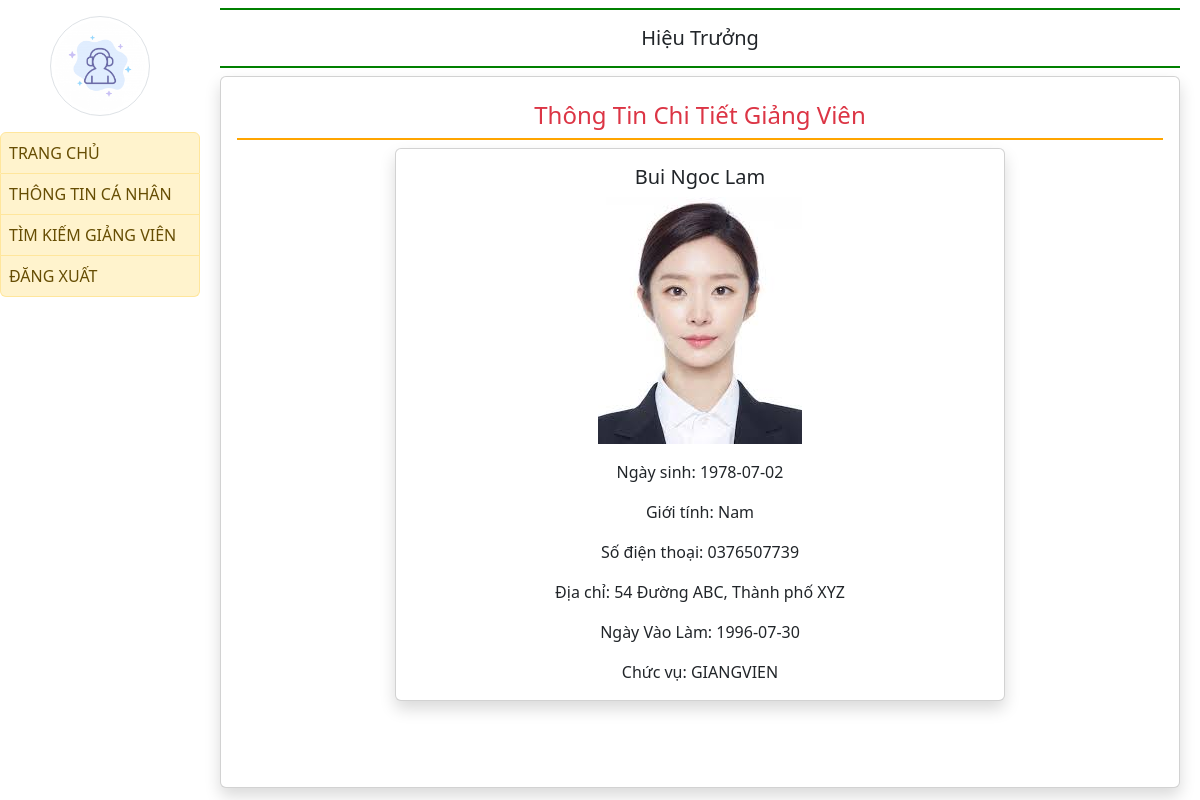
Page /hieutruong_view/17/ on the earlier database version.
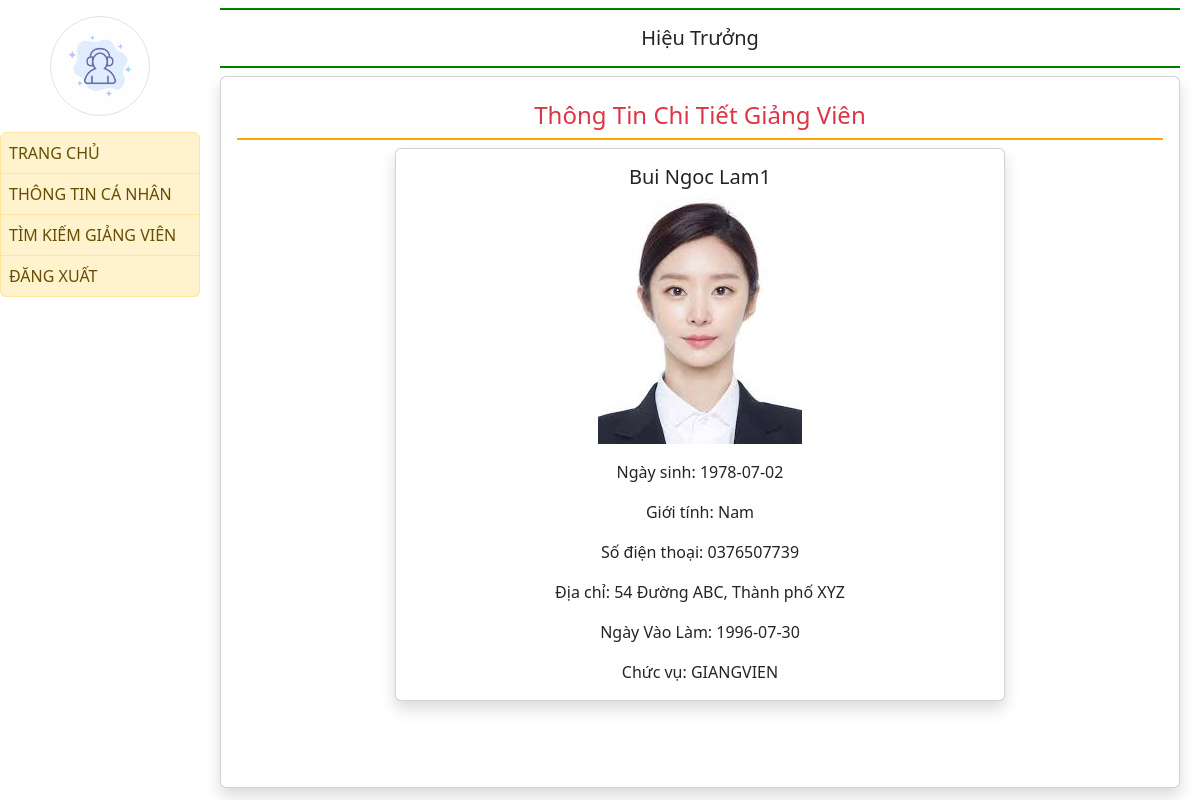
Same page on the later database version.
### quanlyluong/models.py (models this page shows)
class GIANGVIEN(models.Model):
    MAGIANGVIEN = models.CharField(max_length= 8, primary_key=True, unique=True)
    MATD = models.ForeignKey(TRINHDO, on_delete=models.CASCADE) #Mã trình độ
    HOTEN = models.CharField(max_length=50)
    NGAYSINH = models.CharField(max_length=10)
    GIOITINH = models.BooleanField()
    SODIENTHOAI = models.CharField(max_length=10)
    DIACHI = models.CharField(max_length=100)
    MABAC = models.ForeignKey(CAPBAC, on_delete=models.CASCADE) #Mã bậc
    NGAYVAOLAM = models.CharField(max_length=10)
    CHUCVU = models.CharField(max_length=50)
    MANGACH = models.ForeignKey(NGACH, on_delete=models.CASCADE)
    SOTIETDAY = models.IntegerField()

### quanlyluong/views.py (the view)
# urls.py: path('hieutruong_view/<int:magiangvien>/',
def hieutruong_view(request, magiangvien):
    giangvien = get_object_or_404(GIANGVIEN, MAGIANGVIEN=magiangvien)
    return render(request, 'login/hieutruong_view.html', {'giang_vien': giangvien})

### quanlyluong/templates/login/hieutruong_view.html
{% extends 'login/hieutruong_base.html' %}
{% load static %}
{% block main %}
    <h4 class="text-danger p-2" style="border-bottom: 2px solid orange; text-align: center;">Thông Tin Chi Tiết Giảng Viên</h4>
    <div class="row justify-content-center">
        <div class="col-md-8 mb-4">
            <div class="card shadow">
                <div class="card-body text-center">
                    <h5 class="card-title">{{ giang_vien.HOTEN }}</h5>
                    <img src="{% static 'app/images/ketoan.jpg' %}" alt="Avatar" class="img-fluid mb-3">
                    <p class="card-text">Ngày sinh: {{ giang_vien.NGAYSINH }}</p>
                    <p class="card-text">Giới tính: {% if giang_vien.GIOITINH %} Nam {% else %} Nữ {% endif %}</p>
                    <p class="card-text">Số điện thoại: {{ giang_vien.SODIENTHOAI }}</p>
                    <p class="card-text">Địa chỉ: {{ giang_vien.DIACHI }}</p>
                    <p class="card-text">Ngày Vào Làm: {{ giang_vien.NGAYVAOLAM }}</p>
                    <p class="card-text">Chức vụ: {{ giang_vien.CHUCVU }}</p>
                </div>
            </div>
        </div>
    </div>
{% endblock %}

Differences in the rows shown:
changed GIANGVIEN "54 Đường ABC, Thành phố XYZ": HOTEN "Bui Ngoc Lam" → "Bui Ngoc Lam1"
